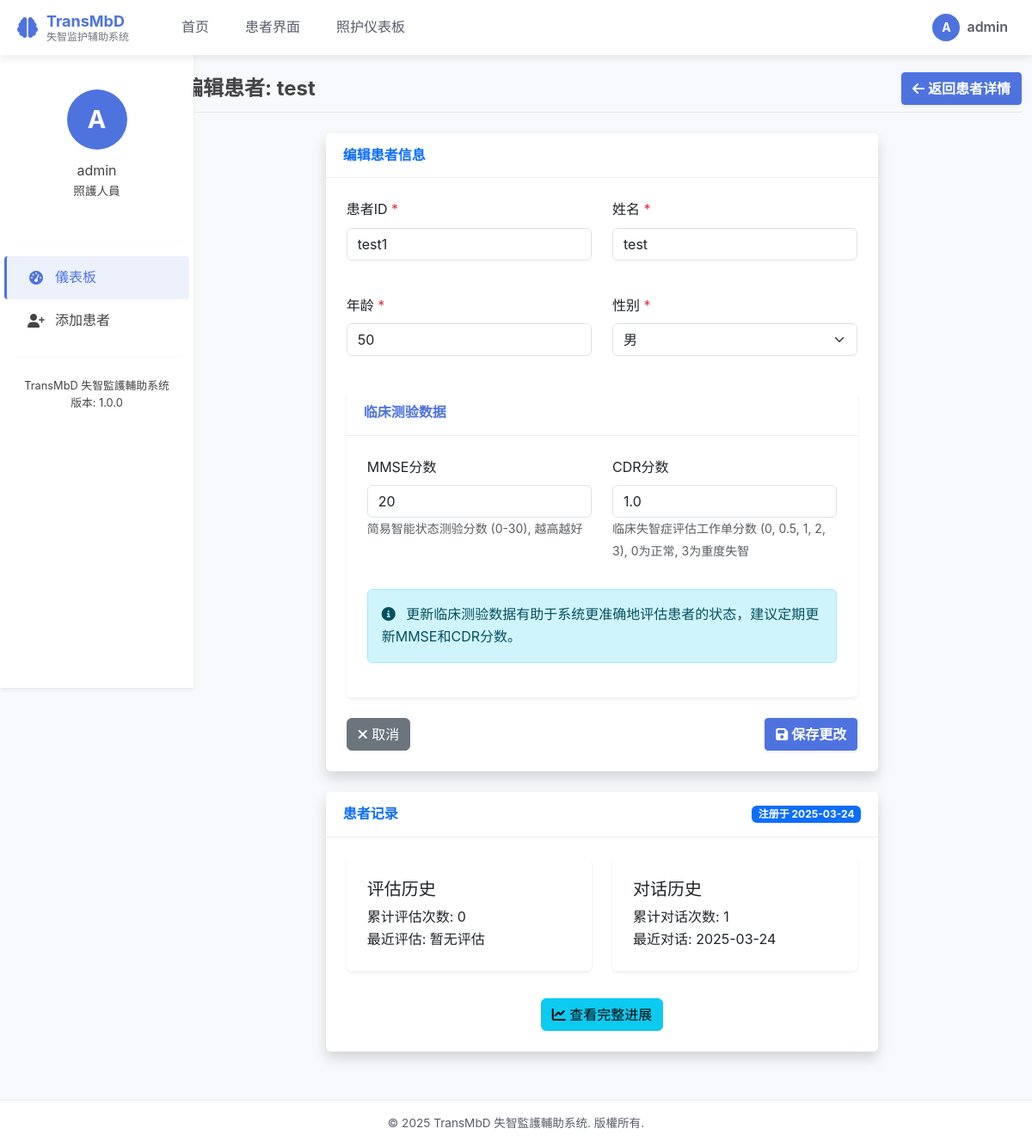
Page /caregiver/patient/test1/edit/ (signed in) on the committed database.
### core/models.py (models this page shows, shortened)
class Patient(models.Model):
    GENDER_CHOICES = [
        ('M', '男'),
        ('F', '女'),
    ]
    patient_id = models.CharField(max_length=20, unique=True, verbose_name="患者ID")
    name = models.CharField(max_length=100, verbose_name="姓名")
    age = models.PositiveIntegerField(verbose_name="年龄")
    gender = models.CharField(max_length=1, choices=GENDER_CHOICES, verbose_name="性别")
    date_registered = models.DateField(default=timezone.now, verbose_name="注册日期")
    caregiver = models.ForeignKey(User, on_delete=models.SET_NULL, null=True, blank=True,
                                  related_name="patients", verbose_name="负责照护人员")
    mmse_score = models.PositiveSmallIntegerField(null=True, blank=True, verbose_name="MMSE分数")
    cdr_score = models.FloatField(null=True, blank=True, verbose_name="CDR分数")
    class Meta:
        verbose_name = "患者"
        verbose_name_plural = "患者"

class Conversation(models.Model):
    patient = models.ForeignKey(Patient, on_delete=models.CASCADE, related_name="conversations",
                              verbose_name="患者")
    start_time = models.DateTimeField(auto_now_add=True, verbose_name="开始时间")
    end_time = models.DateTimeField(null=True, blank=True, verbose_name="结束时间")
    class Meta:
        verbose_name = "对话记录"
        verbose_name_plural = "对话记录"

### core/views.py (the view)
@login_required
def edit_patient(request, patient_id):
    patient = get_object_or_404(Patient, patient_id=patient_id)
    if request.method == 'POST':
        form = PatientForm(request.POST, instance=patient)
        if form.is_valid():
            form.save()
            messages.success(request, f'患者 {patient.name} 的信息已更新！')
            return redirect('patient_detail', patient_id=patient.patient_id)
    else:
        form = PatientForm(instance=patient)
    context = {
        'title': f'编辑患者: {patient.name}',
        'form': form,
        'patient': patient,
    }
    return render(request, 'edit_patient.html', context)

### core/forms.py
class PatientForm(forms.ModelForm):
    class Meta:
        model = Patient
        fields = ['patient_id', 'name', 'age', 'gender', 'mmse_score', 'cdr_score']
        widgets = {
            'patient_id': forms.TextInput(attrs={'class': 'form-control', 'placeholder': '输入患者ID'}),
            'name': forms.TextInput(attrs={'class': 'form-control', 'placeholder': '输入患者姓名'}),
            'age': forms.NumberInput(attrs={'class': 'form-control', 'placeholder': '输入患者年龄'}),
            'gender': forms.Select(attrs={'class': 'form-select'}),
            'mmse_score': forms.NumberInput(attrs={'class': 'form-control', 'placeholder': '输入MMSE分数 (0-30)'}),
            'cdr_score': forms.NumberInput(attrs={'class': 'form-control', 'placeholder': '输入CDR分数 (0, 0.5, 1, 2, 3)'}),
        }
        labels = {
            'patient_id': '患者ID',
            'name': '姓名',
            'age': '年龄',
            'gender': '性别',
            'mmse_score': 'MMSE分数',
            'cdr_score': 'CDR分数',
        }
        help_texts = {
            'mmse_score': '简易智能状态测验分数 (0-30), 越高越好',
            'cdr_score': '临床失智症评估工作单分数 (0, 0.5, 1, 2, 3), 0为正常, 3为重度失智',
        }

### core/templates/edit_patient.html (shortened to what this page needs)
{% extends 'base.html' %}
{% block page_title %}编辑患者: {{ patient.name }}{% endblock %}
{% block page_actions %}
<a href="{% url 'patient_detail' patient_id=patient.patient_id %}" class="btn btn-primary">
    <i class="fas fa-arrow-left"></i> 返回患者详情
</a>
{% endblock %}
{% block content %}
<div class="row">
    <div class="col-lg-8 mx-auto">
        <div class="card shadow mb-4">
            <div class="card-header py-3">
                <h6 class="m-0 font-weight-bold text-primary">编辑患者信息</h6>
            </div>
            <div class="card-body">
                <form method="post">
                    <div class="row mb-4">
                        <div class="col-md-6">
                            <div class="form-group mb-3">
                                <label for="{{ form.patient_id.id_for_label }}" class="form-label">
                                    {{ form.patient_id.label }}
                                    <span class="text-danger">*</span>
                                </label>
                                {{ form.patient_id }}
                            </div>
                        </div>
                        <div class="col-md-6">
                            <div class="form-group mb-3">
                                <label for="{{ form.name.id_for_label }}" class="form-label">
                                    {{ form.name.label }}
                                    <span class="text-danger">*</span>
                                </label>
                                {{ form.name }}
                            </div>
                        </div>
                    </div>
                    <div class="row mb-4">
                        <div class="col-md-6">
                            <div class="form-group mb-3">
                                <label for="{{ form.age.id_for_label }}" class="form-label">
                                    {{ form.age.label }}
                                    <span class="text-danger">*</span>
                                </label>
                                {{ form.age }}
                            </div>
                        </div>
                        <div class="col-md-6">
                            <div class="form-group mb-3">
                                <label for="{{ form.gender.id_for_label }}" class="form-label">
                                    {{ form.gender.label }}
                                    <span class="text-danger">*</span>
                                </label>
                                {{ form.gender }}
                            </div>
                        </div>
                    </div>
                    <div class="card mb-4">
                        <div class="card-header">
                            <h6 class="mb-0">临床测验数据</h6>
                        </div>
                        <div class="card-body">
                            <div class="row">
                                <div class="col-md-6">
                                    <div class="form-group mb-3">
                                        <label for="{{ form.mmse_score.id_for_label }}" class="form-label">
                                            {{ form.mmse_score.label }}
                                        </label>
                                        {{ form.mmse_score }}
                                        {% if form.mmse_score.help_text %}
                                        <small class="form-text text-muted">{{ form.mmse_score.help_text }}</small>
                                        {% endif %}
                                    </div>
                                </div>
                                <div class="col-md-6">
                                    <div class="form-group mb-3">
                                        <label for="{{ form.cdr_score.id_for_label }}" class="form-label">
                                            {{ form.cdr_score.label }}
                                        </label>
                                        {{ form.cdr_score }}
                                        {% if form.cdr_score.help_text %}
                                        <small class="form-text text-muted">{{ form.cdr_score.help_text }}</small>
                                        {% endif %}
                                    </div>
                                </div>
                            </div>
                            <div class="alert alert-info mt-3">
                                <i class="fas fa-info-circle me-2"></i>
                                更新临床测验数据有助于系统更准确地评估患者的状态，建议定期更新MMSE和CDR分数。
                            </div>
                        </div>
                    </div>
                    <div class="d-flex justify-content-between">
                        <a href="{% url 'patient_detail' patient_id=patient.patient_id %}" class="btn btn-secondary">
                            <i class="fas fa-times"></i> 取消
                        </a>
                        <button type="submit" class="btn btn-primary">
                            <i class="fas fa-save"></i> 保存更改
                        </button>
                    </div>
                </form>
            </div>
        </div>
        <div class="card shadow mb-4">
            <div class="card-header py-3 d-flex justify-content-between align-items-center">
                <h6 class="m-0 font-weight-bold text-primary">患者记录</h6>
                <span class="badge bg-primary">注册于 {{ patient.date_registered|date:"Y-m-d" }}</span>
            </div>
            <div class="card-body">
                <div class="row">
                    <div class="col-md-6">
                        <div class="card mb-3">
                            <div class="card-body">
                                <h5 class="card-title">评估历史</h5>
                                <p class="mb-0">累计评估次数: {{ patient.assessments.count }}</p>
                                <p class="mb-0">
                                    最近评估:
                                    {% with latest_assessment=patient.assessments.last %}
                                    {% if latest_assessment %}
                                    {{ latest_assessment.assessment_date|date:"Y-m-d" }}
                                    {% else %}
                                    暂无评估
                                    {% endif %}
                                    {% endwith %}
                                </p>
                            </div>
                        </div>
                    </div>
                    <div class="col-md-6">
                        <div class="card mb-3">
                            <div class="card-body">
                                <h5 class="card-title">对话历史</h5>
                                <p class="mb-0">累计对话次数: {{ patient.conversations.count }}</p>
                                <p class="mb-0">
                                    最近对话:
                                    {% with latest_conversation=patient.conversations.last %}
                                    {% if latest_conversation %}
                                    {{ latest_conversation.start_time|date:"Y-m-d" }}
                                    {% else %}
                                    暂无对话
                                    {% endif %}
                                    {% endwith %}
                                </p>
                            </div>
                        </div>
                    </div>
                </div>
                <div class="text-center mt-3">
                    <a href="{% url 'patient_progress' patient_id=patient.patient_id %}" class="btn btn-info">
                        <i class="fas fa-chart-line"></i> 查看完整进展
                    </a>
                </div>
            </div>
        </div>
    </div>
</div>
{% endblock %}

### core/templates/base.html (shortened to what this page needs)
<!DOCTYPE html>
{% load static %}
<html lang="zh-CN">
<head>
    <link href="https://cdn.jsdelivr.net/npm/bootstrap@5.3.0/dist/css/bootstrap.min.css" rel="stylesheet">
    <link rel="stylesheet" href="https://cdnjs.cloudflare.com/ajax/libs/font-awesome/6.4.0/css/all.min.css">
    <link rel="stylesheet" href="{% static 'css/transmbd.css' %}">
</head>
<body>
    <header class="main-banner">
        <div class="banner-container">
            <div class="banner-brand">
                <i class="fas fa-brain brand-icon"></i>
                <div class="brand-text">
                    <span class="brand-name">TransMbD</span>
                    <span class="brand-description">失智监护辅助系统</span>
                </div>
            </div>
            <nav class="banner-nav">
                <ul class="nav-list">
                    <li class="nav-item {% if request.resolver_match.url_name == 'index' %}active{% endif %}">
                        <a href="{% url 'index' %}">首页</a>
                    </li>
                    <li class="nav-item {% if 'patient_interface' in request.resolver_match.url_name %}active{% endif %}">
                        <a href="{% url 'patient_interface' %}">患者界面</a>
                    </li>
                    <li class="nav-item {% if 'caregiver_dashboard' in request.resolver_match.url_name %}active{% endif %}">
                        <a href="{% url 'caregiver_dashboard' %}">照护仪表板</a>
                    </li>
                </ul>
            </nav>
            <div class="banner-user">
                {% if user.is_authenticated %}
                <div class="user-info">
                    <span class="user-avatar">{{ user.username.0|upper }}</span>
                    <span class="user-name">{{ user.username }}</span>
                </div>
                {% else %}
                <a href="{% url 'admin:login' %}" class="login-link">
                    <i class="fas fa-sign-in-alt"></i> 登录
                </a>
                {% endif %}
            </div>
        </div>
    </header>
    <div class="container-fluid main-container">
        <div class="row">
            {% if user.is_authenticated and request.path != '/' and 'patient_interface' not in request.path %}
            <div class="col-md-3 col-lg-2 px-0">
                <div class="sidebar">
                    <div class="sidebar-header">
                        <div class="sidebar-user">
                            <div class="sidebar-avatar">{{ user.username.0|upper }}</div>
                            <div>{{ user.username }}</div>
                            <div class="sidebar-role">照護人員</div>
                        </div>
                    </div>
                    <hr class="sidebar-divider">
                    <ul class="nav flex-column sidebar-nav">
                        <li class="nav-item">
                            <a class="nav-link {% if 'caregiver_dashboard' in request.resolver_match.url_name %}active{% endif %}"
                               href="{% url 'caregiver_dashboard' %}">
                                <i class="fas fa-tachometer-alt sidebar-icon"></i>
                                <span>儀表板</span>
                            </a>
                        </li>
                        <li class="nav-item">
                            <a class="nav-link {% if 'add_patient' in request.resolver_match.url_name %}active{% endif %}"
                               href="{% url 'add_patient' %}">
                                <i class="fas fa-user-plus sidebar-icon"></i>
                                <span>添加患者</span>
                            </a>
                        </li>
                    </ul>
                    <hr class="sidebar-divider">
                    <div class="sidebar-footer">
                        <div>TransMbD 失智監護輔助系统</div>
                        <div>版本: 1.0.0</div>
                    </div>
                </div>
            </div>
            <div class="col-md-9 col-lg-10">
            {% else %}
            <div class="col-12">
            {% endif %}
                <div class="content-wrapper">
                    <div class="page-header">
                        <h1 class="page-title">{% block page_title %}{{ title }}{% endblock %}</h1>
                        <div class="page-actions">{% block page_actions %}{% endblock %}</div>
                    </div>
                    <div class="page-content">
                        {% block content %}{% endblock %}
                    </div>
                </div>
            </div>
        </div>
    </div>
    <footer class="footer">
        <div class="container">
            <span>© {% now "Y" %} TransMbD 失智監護輔助系统. 版權所有.</span>
        </div>
    </footer>
</body>
</html>

### rows in the picture
Patient: name "test", patient_id "test1", age "50", gender "男", mmse_score "20", cdr_score "1.0", date_registered "2025-03-24", assessments.count "0", conversations.count "1"
Conversation: start_time "2025-03-24"

### other values in the picture
{{ user.username.0|upper }} "A"
{{ user.username }} "admin"
